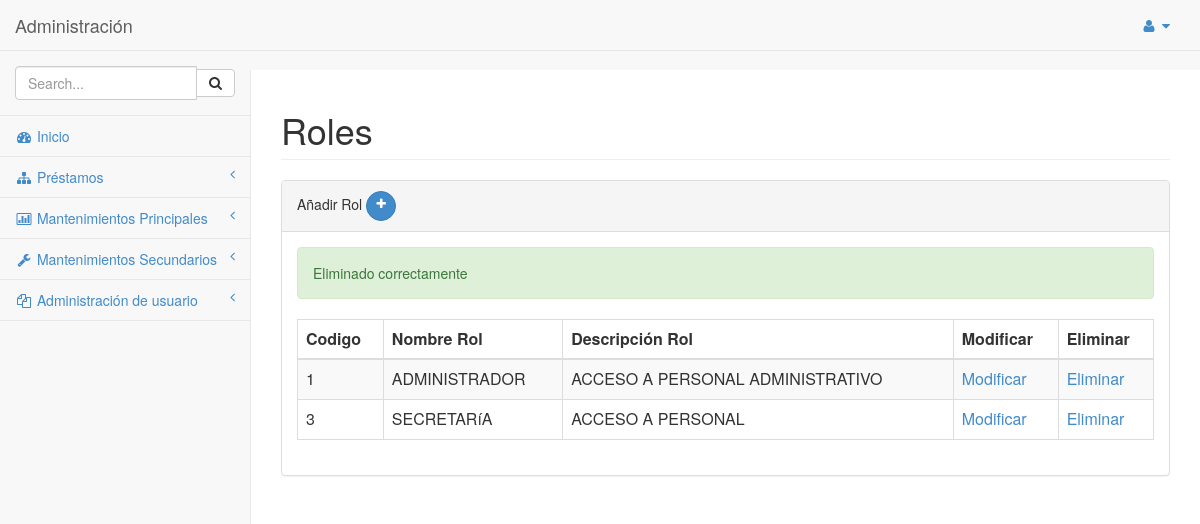
Screenshot of /SYSTEM/library_system/mantenimientos/secundarios/roles.php?codigo=1 with the database file from the repository.
### tables this page shows
CREATE TABLE `rol` (
  `ID_ROL` int(11) NOT NULL,
  `NOMBRE_ROL` varchar(20) DEFAULT NULL,
  `DESCRIPCION_ROL` varchar(100) DEFAULT NULL,
  `NIVEL_ACCESSO` int(3) DEFAULT NULL COMMENT 'Los niveles de acceso serán 3:\r\n1: Publicador de contenido\r\n2: Administrador\r\n3: SuperUsuario'
);

### SYSTEM/library_system/clases/conexion/clDML.php (called while the page is built, shortened)
<?php
class clDML
{
    public function conectar($hostname, $username,$password, $database){
        $mysqli = new mysqli($hostname, $username,$password, $database);
        if ($mysqli -> connect_errno) {
        die( "Fallo la conexión a MySQL: (" . $mysqli -> mysqli_connect_errno()
        . ") " . $mysqli -> mysqli_connect_error());
        return $mysqli;
        }
        else{
            return $mysqli;
        }
    }
    public function get_list($query)
    {
        $connection = $this->conectar(DB_HOST,DB_USER,DB_PASS,DB_NAME,DB_CHARSET);
        $result = $connection->query($query);
        if($result){
            $users = $result->fetch_all(MYSQLI_ASSOC);
        }else{
            $users = [];
        }
        return $users;
    }
    public function guardar($query)
    {
       $connection = $this->conectar(DB_HOST,DB_USER,DB_PASS,DB_NAME,DB_CHARSET);
       $connection->query($query);
       $count = $connection->affected_rows;
       return $count;
	}
}
?>

### SYSTEM/library_system/clases/conexion/mto_rol.php (called while the page is built, shortened)
<?php
require_once "clDML.php";
class mto_rol extends clDML
{
    public function get_rol()
    {
        $query = "SELECT r.ID_ROL,r.NOMBRE_ROL,r.DESCRIPCION_ROL, n.nombre_nivel " .
                " FROM ROL r INNER JOIN nivel_acceso n ON n.id_nivel_acceso = r.NIVEL_ACCESSO ";
        $conn = new clDML();
        $users = $conn->get_list($query);
        return $users;
    }
    public function eliminar_rol($id)
    {
        $query = "DELETE FROM ROL WHERE ID_ROL = '".$id."';";
        $conn = new clDML();
        $result = $conn->guardar($query);
        return $result;
    }
}
?>

### SYSTEM/library_system/mantenimientos/secundarios/roles.php (the view, shortened to what this page needs)
<?php
require_once "../../clases/conexion/mto_rol.php";
require_once "../../clases/vista/mensajes.php";
$clMto_Rol = new mto_rol();
$mdl = new mensajes();
$codigo = "";
    if (isset($_GET['codigo'])) {
        $codigo = htmlspecialchars($_GET['codigo']);
        $resultado = $clMto_Rol->eliminar_rol($codigo);
    }
?>
<!DOCTYPE html>
<html>
<head>
    <link href="../../css/bootstrap.min.css" rel="stylesheet">
    <link href="../../font-awesome/css/font-awesome.css" rel="stylesheet">
    <link href="../../css/plugins/morris/morris-0.4.3.min.css" rel="stylesheet">
    <link href="../../css/plugins/timeline/timeline.css" rel="stylesheet">
    <link href="../../css/sb-admin.css" rel="stylesheet">
</head>
<body>
    <div id="wrapper">
        <nav class="navbar navbar-default navbar-fixed-top" role="navigation" style="margin-bottom: 0">
            <div class="navbar-header">
                <a class="navbar-brand" href="index.html">Administración</a>
            </div>
            <ul class="nav navbar-top-links navbar-right">
                <li class="dropdown">
                    <a class="dropdown-toggle" data-toggle="dropdown" href="#">
                        <i class="fa fa-user fa-fw"></i>  <i class="fa fa-caret-down"></i>
                    </a>
                </li>
            </ul>
           <div class="navbar-default navbar-static-side" role="navigation">
                <div class="sidebar-collapse">
                    <ul class="nav" id="side-menu">
                        <li class="sidebar-search">
                            <div class="input-group custom-search-form">
                                <input type="text" class="form-control" placeholder="Search...">
                                <span class="input-group-btn">
                                <button class="btn btn-default" type="button">
                                    <i class="fa fa-search"></i>
                                </button>
                            </span>
                            </div>
                        </li>
                       <?php include '../../menu.php';?>
                    </ul>
                </div>
            </div>
        </nav>
        <div id="page-wrapper">
            <div class="row">
                <div class="col-lg-12">
                    <h1 class="page-header">Roles</h1>
                </div>
            </div>
            <div class="row">
                <div class="col-lg-12">
                    <div class="panel panel-default">
                        <div class="panel-heading">
                            Añadir Rol    <a class="btn btn-primary btn-circle" href="roles_usuario.php"><i class="fa fa-plus"></i></a>
                        </div>
                        <div class="panel-body">
                            <?php
                            if(!empty($codigo)){
                                if($resultado == 1){
                                    $mensaje = "Eliminado correctamente";
                                    echo $mdl->iCompletado($mensaje);
                                }elseif ($resultado == 0) {
                                    $mensaje  = "No se pudo eliminar";
                                    echo $mdl->iError($mensaje);
                                }
                            }
                        ?>
                            <div class="table-responsive">
                                <table class="table table-striped table-bordered table-hover" id="dataTables-example">
                                     <thead>
                                        <tr>
                                            <th>Codigo</th>
                                            <th>Nombre Rol</th>
                                            <th>Descripción Rol</th>
                                            <th>Modificar</th>
                                            <th>Eliminar</th>
                                        </tr>
                                    </thead>
                                     <?php
                                        $a_users = $clMto_Rol->get_rol();
                                        foreach ($a_users as $row): ?>
                                            <tr>
                                                <td><?php echo $row['ID_ROL']; ?></td>
                                                <td><?php echo $row['NOMBRE_ROL']; ?></td>
                                                <td><?php echo $row['DESCRIPCION_ROL']; ?></td>
                                                <td><a href="roles_usuario.php?codigo=<?php echo $row['ID_ROL']; ?>">Modificar</a></td>
                                                <td><a href="roles.php?codigo=<?php echo $row['ID_ROL']; ?>">Eliminar</a></td>
                                            </tr>
                                    <?php endforeach ?>
                                </table>
                            </div>
                        </div>
                    </div>
                </div>
            </div>
        </div>
    </div>
</body>
</html>

### SYSTEM/library_system/css/sb-admin.css (style rules this page uses)
body { padding-top: 100px; background-color: #f8f8f8; }
@media (min-width:768px) { body { padding-top: 50px; } }
#wrapper { width: 100%; }
#page-wrapper { padding: 0 15px; min-height: 568px; background-color: #fff; }
@media (min-width:768px) { #page-wrapper { position: inherit; margin: 0 0 0 250px; padding: 0 30px; min-height: 1300px; border-left: 1px solid #e7e7e7; } }
.navbar-top-links li { display: inline-block; }
.navbar-top-links li:last-child { margin-right: 15px; }
.navbar-top-links li a { padding: 15px; min-height: 50px; }
.navbar-static-side ul li { border-bottom: 1px solid #e7e7e7; }
.sidebar-search { padding: 15px; }
@media (min-width:768px) { .navbar-static-side { z-index: 1; position: absolute; width: 250px; margin-top: 51px; } }
.btn-circle { width: 30px; height: 30px; padding: 6px 0; border-radius: 15px; text-align: center; font-size: 12px; line-height: 1.428571429; }

### rows the page displays
rol: ID_ROL "1", NOMBRE_ROL "ADMINISTRADOR", DESCRIPCION_ROL "ACCESO A PERSONAL ADMINISTRATIVO"
rol: ID_ROL "3", NOMBRE_ROL "SECRETARíA", DESCRIPCION_ROL "ACCESO A PERSONAL"

### other values shown
$mensaje "Eliminado correctamente"
